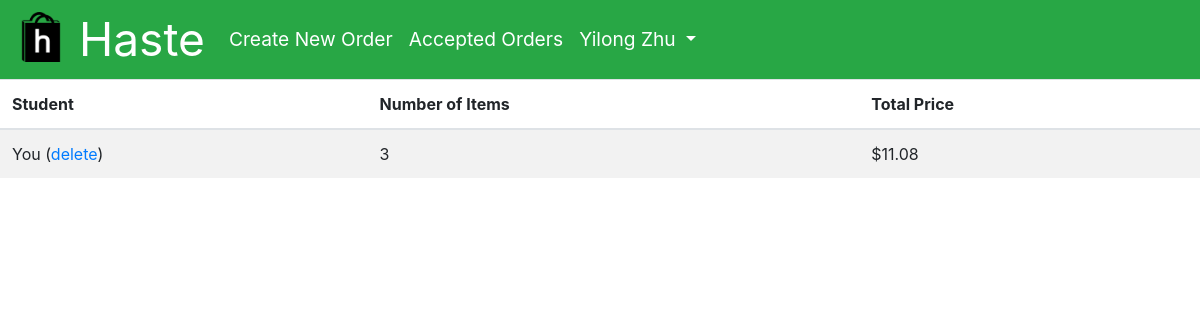
The page /home (signed in) on the database as committed earlier.
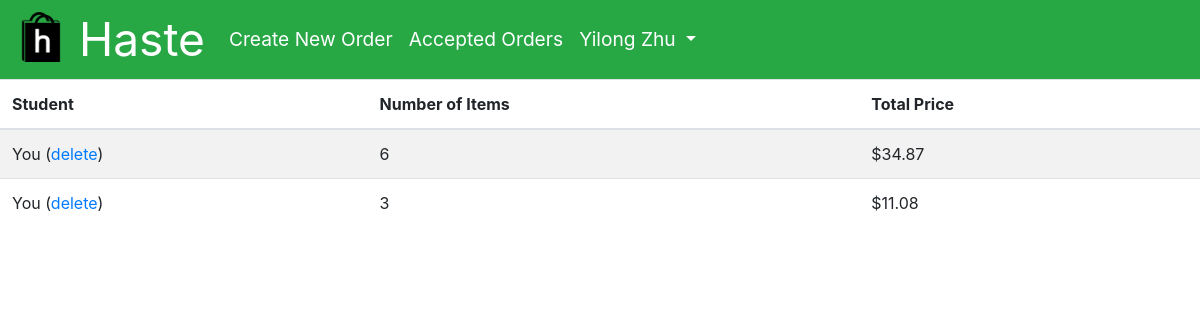
The same page on the database as committed later.
### app/models.py (models this page shows, shortened)
class User(UserMixin, db.Model):
    id = db.Column(db.Integer, primary_key=True)
    phone = db.Column(db.String(10), index=True, unique=True)
    email = db.Column(db.String(128), index=True, unique=True)
    password_hash = db.Column(db.String(128))
    first_name = db.Column(db.String(48))
    last_name = db.Column(db.String(48))
    school = db.Column(db.String(128), index=True)
    orders = db.relationship('Order', foreign_keys='[Order.placed_by]', backref='author', lazy='dynamic', cascade="save-update")
    completed_orders = db.relationship('Order', foreign_keys='[Order.accepted_by]', backref='shopper', lazy='dynamic', cascade="save-update")
    balance = db.Column(db.Float, default=0)

class Order(db.Model):
    id = db.Column(db.Integer, primary_key=True)
    time_of_order = db.Column(db.DateTime, default=datetime.utcnow)
    placed_by = db.Column(db.Integer, db.ForeignKey('user.id'))
    accepted_by = db.Column(db.Integer, db.ForeignKey('user.id'))
    completed = db.Column(db.Boolean, default=False)
    contents = db.relationship('Content', backref='cart', lazy='dynamic', cascade="all, delete-orphan")

### app/main/routes.py (the view)
@bp.route('/home', methods=['GET', 'POST'])
@login_required
def home():
    orders = Order.query.filter(Order.accepted_by==None).order_by(desc(Order.time_of_order)).all()
    quantity_price = []
    for order in orders:
        quantity = Content.query.with_entities(func.sum(Content.quantity).label('total_q')).filter(Content.order_id==order.id)[0].total_q
        price = db.engine.execute("SELECT ROUND(SUM(content.quantity * item.price), 2) as sum FROM content JOIN item ON content.item_id=item.id WHERE order_id=:val", {'val': order.id})
        sum = 0
        for row in price:
            sum = row['sum']
        if (not sum):
            sum = 0
        quantity_price.append({'quantity': quantity, 'sum': sum})
    return render_template('home.html', rqp=zip(orders, quantity_price))

### app/models.py (called while the page is built)
@login.user_loader
def load_user(id):
    return User.query.get(int(id))

### app/templates/home.html (shortened to what this page needs)
{% extends "base.html" %}
{% block content %}
<table id="order-feed" class="table table-striped table-hover">
    <thead>
        <tr>
            <th scope="col">Student</th>
            <th scope="col">Number of Items</th>
            <th scope="col">Total Price</th>
        </tr>
    </thead>
    <tbody>
        {% for order, qp in rqp %}
            <tr class='clickable-row' data-href="{{ url_for('main.order', id=order.id) }}">
                {% if current_user.id==order.placed_by %}
                <td>You (<a href="{{ url_for('main.delete_order', id=order.id) }}">delete</a>)</td>
                {% else %}
                <td scope="row">{{ order.author.first_name }}</td>
                {% endif %}
                <td scope="row">{{ qp['quantity'] }}</td>
                <td scope="row">{{ "$%.2f"|format(qp['sum']) }}</td>
            </tr>
        {% endfor %}
    </tbody>
</table>
{% endblock %}

### app/templates/base.html (shortened to what this page needs)
<!DOCTYPE html>
<html>
<head>
    <link href="https://stackpath.bootstrapcdn.com/bootstrap/4.1.3/css/bootstrap.min.css" rel="stylesheet">
    <link rel="stylesheet" type="text/css" href= "{{ url_for('static',filename='styles.css') }}">
</head>
<body>
    <nav class="navbar navbar-expand-lg navbar-dark bg-success">
        <a class="navbar-brand" href="{{ url_for('main.home') }}">
            <img src="{{ url_for('static',filename='logo.png') }}" width="50" height="50" alt="">
            Haste
        </a>
        <div class="collapse navbar-collapse" id="navbarSupportedContent">
            <ul class="navbar-nav mr-auto">
            <li class="nav-item active">
                <a class="nav-link" href="{{ url_for('main.new_order') }}">Create New Order<span class="sr-only">(current)</span></a>
            </li>
            <li class="nav-item active">
                    <a class="nav-link" href="{{ url_for('main.accepted_orders') }}">Accepted Orders<span class="sr-only">(current)</span></a>
            </li>
            <li class="nav-item dropdown">
                <a class="nav-link dropdown-toggle text-white" href="#" id="navbarDropdown" role="button" data-toggle="dropdown" aria-haspopup="true" aria-expanded="false">
                    {{ current_user.first_name }} {{ current_user.last_name }}
                </a>
            </li>
            </ul>
        </div>
    </nav>
    {% block content %}{% endblock %}
</body>

### app/static/styles.css (style rules this page uses)
.navbar { padding: 0 1rem; font-size: 1.2rem; }
.navbar-brand { font-size: 2.4em !important; }
nav img { position: relative !important; bottom: 6px !important; }

Rows that differ between the two databases and show on the page:
added Order: quantity "6", sum "$34.87"
